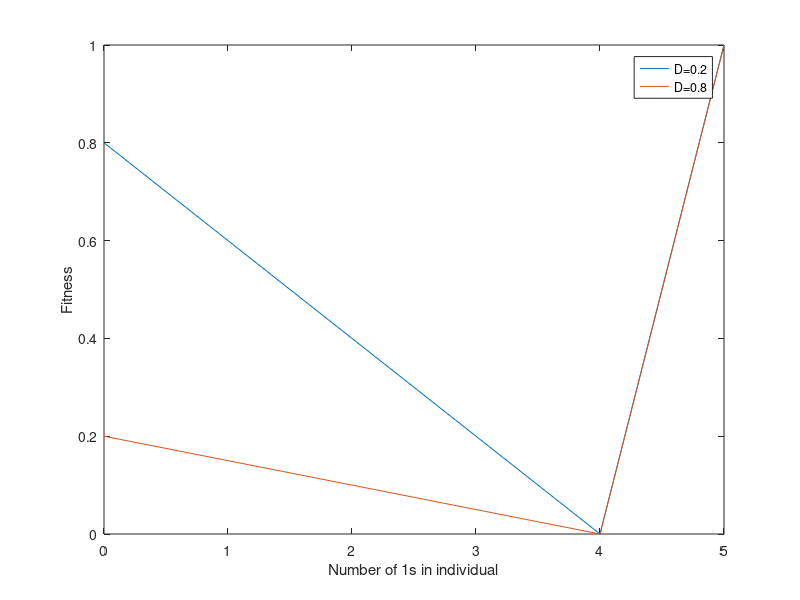
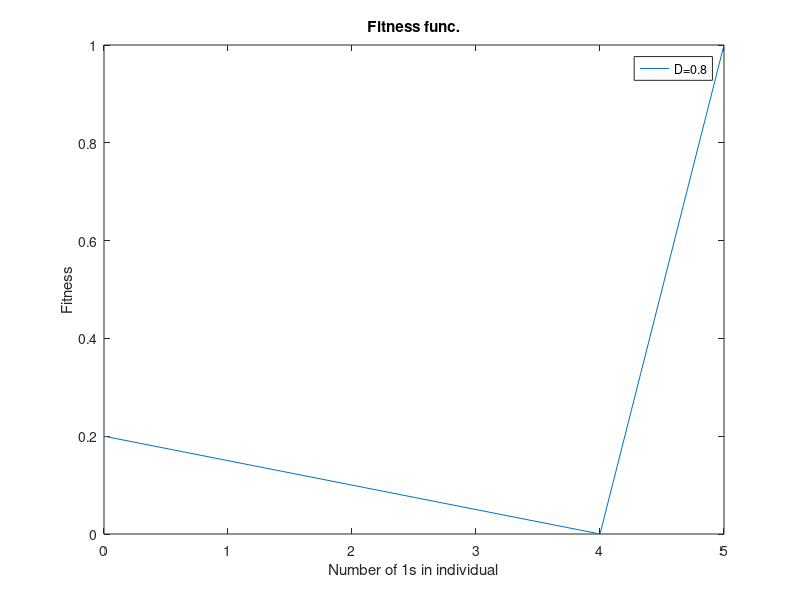

The MATLAB source for these figures, in order:
numberOfOnes = [
    0,1,2,3,4,5];

fitnessD02 = [
    0.8
    0.6000000000000001
    0.4
    0.2
    0.0
    1.0
];

fitnessD08 = [
    0.19999999999999996
    0.14999999999999997
    0.09999999999999998
    0.04999999999999999
    0.0
    1.0
];

figure
plot(numberOfOnes, fitnessD02);
hold on
plot(numberOfOnes, fitnessD08);
legend("D=0.2", "D=0.8");
xticks(0:1:5);
xlabel("Number of 1s in individual");
ylabel("Fitness");

figure
plot(numberOfOnes, fitnessD08);
legend("D=0.8");
title("Fitness func.");
xlabel("Number of 1s in individual");
xticks(0:1:5);
ylabel("Fitness");